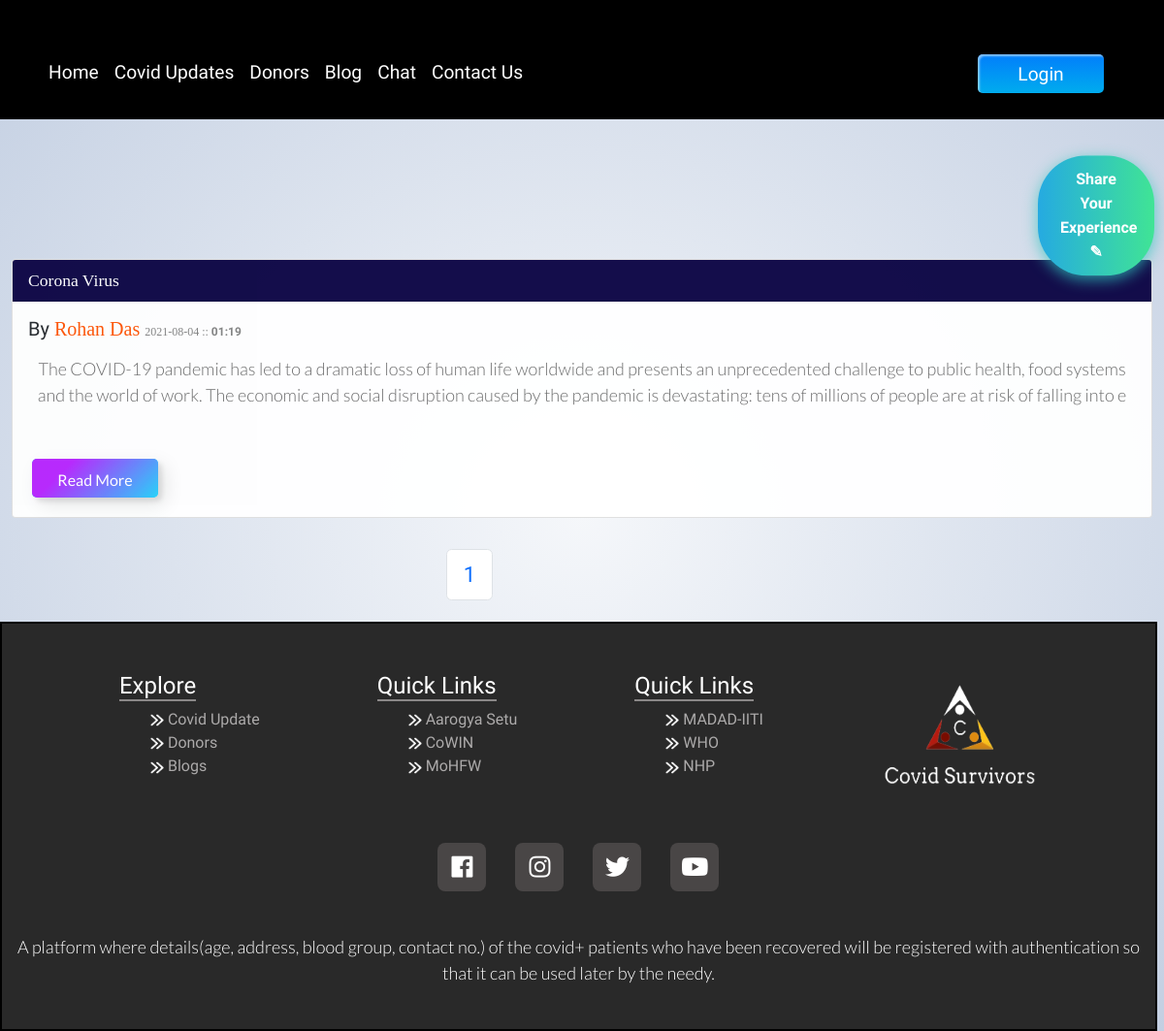
Screenshot of /blog/ with the database file from the repository.
### blog/models.py (models this page shows, shortened)
class Post(models.Model):
    sno=models.AutoField(primary_key=True)
    title=models.CharField(max_length=255)
    author=models.CharField(max_length=50)
    authorUsername=models.CharField(max_length=50, default="")
    Timestamp=models.CharField(max_length=50)
    blog_img = models.ImageField(upload_to='')
    content=models.TextField()

### blog/views.py (the view)
# urls.py: path('', views.blogHome, name='blogHome'),
def blogHome(request):
    post = Post.objects.all().order_by('sno')
    paginator = Paginator(post, 4)
    Page_number = request.GET.get('page')
    Page_obj = paginator.get_page(Page_number)
    return render(request, 'blog/blogHome.html', {"page_obj": Page_obj})

### templates/blog/blogHome.html (shortened to what this page needs)
{% extends 'base.html' %}
{% block body %}
{% load static %}
  <button type="button" id="share" class="btn-hover butto color-1 Shareblg">
<a style="text-decoration: none;  color: rgb(255, 255, 255);" href="/blog/addblog">
  Share Your Experience <span>&#9998</span>
</a>
  </button>
<div class="container" style="max-width: 1200px; opacity: 0.95;">
  {% for post in page_obj %}
  <div class="card my-2 ccc cardd {% cycle 'left1' 'right1' 'left2' 'right2' %}">
    <div class="card-header" style="background-color: rgb(9, 2, 66); margin: 0;">
      <span id="title"> {{post.title}}</span>
    </div>
    <div class="card-body">
      <h5 class="card-title">By <span id="author">{{post.author}}</span> <span id="time">{{post.Timestamp|slice:"0:11"}} :: <b>{{post.Timestamp | slice:"11:16"}} </b> </span></h5>
      <p class="card-text">
        {% autoescape off %}{{post.content|slice:300}}{% endautoescape %}
      </p>
    </div>
    <a href="/blog/{{post.sno}}" >
      <button class="custom-btn btn-9">Read More</button>
    </a>
  </div>
  {% endfor %}
</div>
  <br>
  <div id="pagination">
    <nav aria-label="Page navigation example">
      <ul class="pagination">
        <li class="page-item  right2"><a class="page-link" href="#">{{page_obj.number}}</a></li>
      </ul>
    </nav>
  </div>
{% endblock %}

### home/static/base.css (style rules this page uses)
body { background-image: radial-gradient(#f5f7fa , #c3cfe2); font-family: 'Times New Roman', Times, serif; }
p { font-family: 'Lato', sans-serif; font-weight: 300; text-align: center; font-size: 18px; color: #676767; }
button { margin: 20px; }
.custom-btn { width: 130px; height: 40px; color: #fff; border-radius: 5px; padding: 10px 25px; font-family: 'Lato', sans-serif; font-weight: 500; background: transparent; cursor: pointer; transition: all 0.3s ease; position: relative; display: inline-block; box-shadow:inset 2px 2px 2px 0px rgba(255,255,255,.5), 7px 7px 20px 0px rgba(0,0,0,.1), 4px 4px 5px 0px rgba(0,0,0,.1); outline: none; }
.btn-9 { border: none; transition: all 0.3s ease; overflow: hidden; }
.btn-9:after { position: absolute; content: " "; z-index: -1; top: 0; left: 0; width: 100%; height: 100%; background-color: #1fd1f9; background-image: linear-gradient(315deg, #1fd1f9 0%, #b621fe 74%); transition: all 0.3s ease; }

### templates/blog/blogHome.html (style rules this page uses)
#pagination { margin: auto; width: 200px; zoom: 1.4; }
#share { margin: 10px; }
.left1 { animation: left1 0.3s ease-out 1 forwards; }
.right2 { position: relative; right: -200px; visibility: hidden; animation: right1 0.3s ease-in 1 0.7s forwards; }
.ccc { transition: all 0.6s; }
.Shareblg { position: -webkit-sticky; position: sticky; top: 20vh; left: 90vw; font-family: -apple-system, BlinkMacSystemFont, 'Segoe UI', Roboto, Oxygen, Ubuntu, Cantarell, 'Open Sans', 'Helvetica Neue', sans-serif; }
#title { color: rgb(255, 255, 255); font-size: 1.1em; font-family: Georgia, 'Times New Roman', Times, serif; }
#author { color: rgb(255, 81, 0); font-family: Georgia, 'Times New Roman', Times, serif; }
#time { font-size: 0.6em; font-family: 'Times New Roman', Times, serif; color: gray; }
.butto { display: block; min-width: 70px; max-width: 110px; }

### templates/base.html (style rules this page uses)
* { font-family: 'Baloo Bhai 2', cursive; padding: 0; margin: 0; z-index: 1; }
a { text-decoration: none; color: white; font: weight 9px; }
* { -webkit-box-sizing: border-box; -moz-box-sizing: border-box; box-sizing: border-box; }
.btn-hover { min-width: 120px; font-size: 1.4em; font-size: 16px; font-weight: 600; color: #fff; cursor: pointer; margin: 12px; padding: 12px 23px; text-align: center; border: none; background-size: 300% 100%; border-radius: 50px; -o-transition: all .4s ease-in-out; -webkit-transition: all .4s ease-in-out; transition: all .4s ease-in-out; }
.btn-hover.color-1 { background-image: linear-gradient(to right, #25aae1, #40e495, #30dd8a, #2bb673); box-shadow: 0 4px 15px 0 rgba(49, 196, 190, 0.75); }
* { box-sizing: border-box; padding: 0; margin: 0; }
body { background-image: radial-gradient(#f5f7fa , #c3cfe2); }

### rows the page displays
Post: title "Corona Virus", author "Rohan Das", Timestamp "2021-08-04", Timestamp "01:19", content "The COVID-19 pandemic has led to a dramatic loss of human life worldwide and presents an unprecedented challenge to public health, food systems and the world of work. The economic and social disruption caused by the pandemic is devastating: tens of millions of people are at risk of falling into e"

### other values shown
{{ page_obj.number }} "1"
